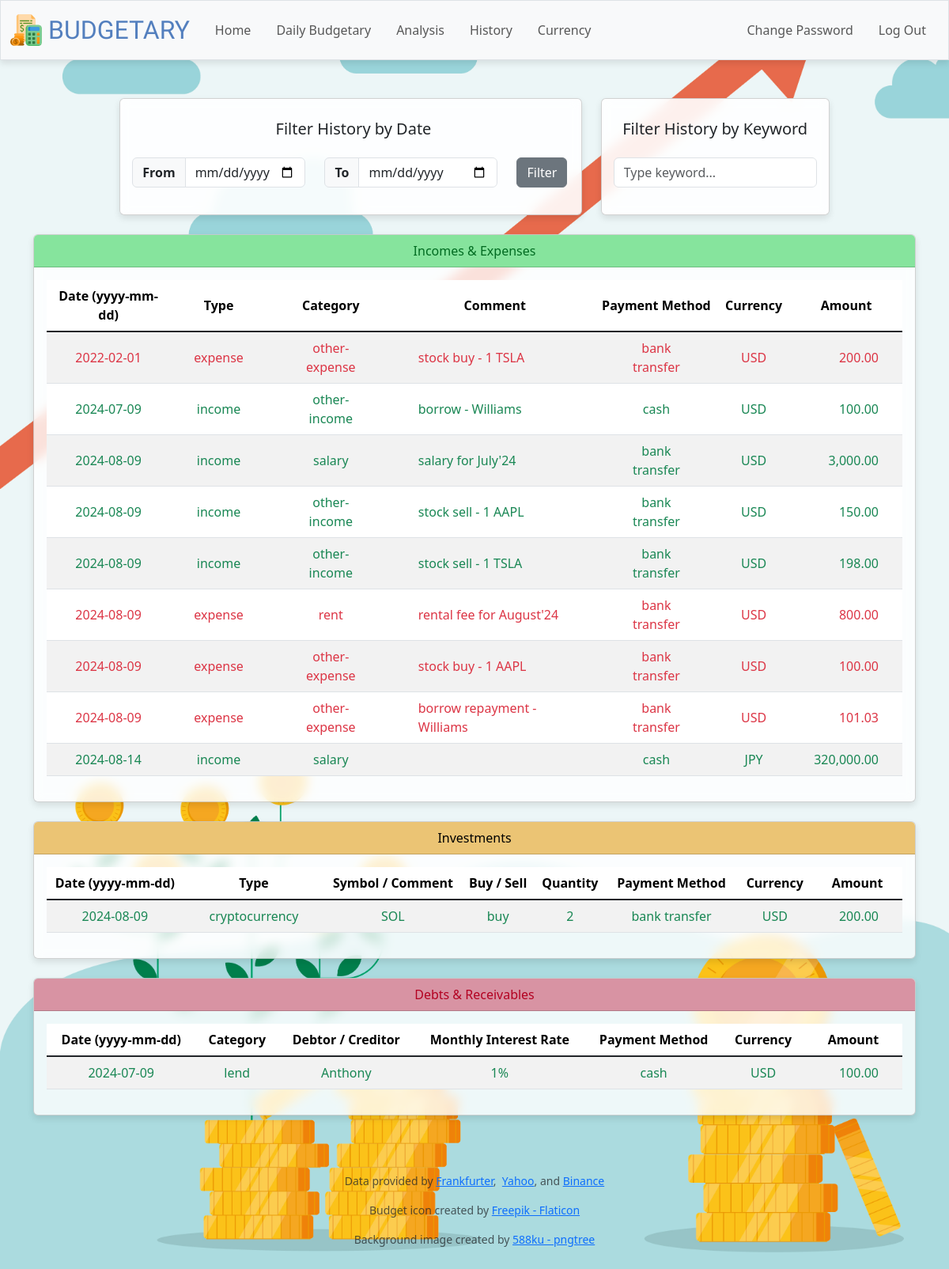
Page /history (signed in) on the committed database.
### tables this page shows
CREATE TABLE transactions (
id INTEGER PRIMARY KEY AUTOINCREMENT NOT NULL,
user_id INTEGER NOT NULL,
payment_method TEXT NOT NULL,
currency TEXT NOT NULL,
amount NUMERIC NOT NULL,
amount_in_usd NUMERIC NOT NULL,
logged_date DATETIME DEFAULT CURRENT_TIMESTAMP,
transaction_date DATETIME NOT NULL,
FOREIGN KEY (user_id) REFERENCES users(id)
);

CREATE TABLE income (
id INTEGER PRIMARY KEY AUTOINCREMENT NOT NULL,
user_id INTEGER NOT NULL,
transaction_id INTEGER NOT NULL,
income_type TEXT NOT NULL,
comment TEXT,
FOREIGN KEY (user_id) REFERENCES users(id),
FOREIGN KEY (transaction_id) REFERENCES transactions(id)
);

CREATE TABLE investment (
id INTEGER PRIMARY KEY AUTOINCREMENT NOT NULL,
user_id INTEGER NOT NULL,
transaction_id INTEGER NOT NULL,
investment_type TEXT NOT NULL,
comment TEXT,
symbol TEXT,
buy_or_sell TEXT NOT NULL,
quantity NUMERIC NOT NULL,
FOREIGN KEY (user_id) REFERENCES users(id),
FOREIGN KEY (transaction_id) REFERENCES transactions(id)
);

CREATE TABLE debt (
id INTEGER PRIMARY KEY AUTOINCREMENT NOT NULL,
user_id INTEGER NOT NULL,
transaction_id INTEGER NOT NULL,
debtor_or_creditor TEXT NOT NULL,
debt_category TEXT NOT NULL,
interest_rate NUMERIC,
FOREIGN KEY (user_id) REFERENCES users(id),
FOREIGN KEY (transaction_id) REFERENCES transactions(id)
);

### app.py (the view, shortened to what this page needs)
@app.route("/history", methods=["GET", "POST"])
@login_required
def history():
    user_id = session.get("user_id")
    income_spending_query = """
        SELECT
            transactions.transaction_date AS date,
            'income' AS type,
            income.income_type AS category,
            income.comment AS comment,
            transactions.payment_method AS payment_method,
            transactions.currency AS currency,
            transactions.amount AS amount
        FROM
            income JOIN transactions ON income.transaction_id = transactions.id
        {income_where_clause}
        UNION ALL
        SELECT
            transactions.transaction_date AS date,
            'expense' AS type,
            spending.spending_type AS category,
            spending.comment AS comment,
            transactions.payment_method AS payment_method,
            transactions.currency AS currency,
            transactions.amount AS amount
        FROM
            spending JOIN transactions ON spending.transaction_id = transactions.id
        {spending_where_clause}
        ORDER BY transactions.transaction_date
        """
    investment_query = """
        SELECT
            transactions.transaction_date AS date,
            investment.investment_type AS type,
        CASE
            WHEN investment.investment_type IN ('other-investment', 'real-estate') THEN investment.comment
            ELSE investment.symbol
        END AS symbol_comment,
            investment.buy_or_sell AS buy_sell,
            investment.quantity,
            transactions.payment_method,
            transactions.currency,
            transactions.amount
        FROM
            investment JOIN transactions ON investment.transaction_id = transactions.id
        {investment_where_clause}
        ORDER BY transactions.transaction_date
        """
    debt_query = """
        SELECT
            transactions.transaction_date AS date,
            debt.debt_category AS category,
            debt.debtor_or_creditor,
            debt.interest_rate,
            transactions.payment_method,
            transactions.currency,
            transactions.amount
        FROM
            debt JOIN transactions ON debt.transaction_id = transactions.id
        {debt_where_clause}
        ORDER BY debt.debtor_or_creditor, transactions.transaction_date
        """
    income_where_clause = "WHERE income.user_id = ?"
    spending_where_clause = "WHERE spending.user_id = ?"
    investment_where_clause = "WHERE investment.user_id = ?"
    debt_where_clause = "WHERE debt.user_id = ?"
    if request.method == "GET":
        income_spending_query = income_spending_query.format(income_where_clause=income_where_clause, spending_where_clause=spending_where_clause)
        income_spending_rows = db.execute(
            income_spending_query, user_id, user_id
        )
        investment_query = investment_query.format(investment_where_clause=investment_where_clause)
        investment_rows = db.execute(
            investment_query, user_id
        )
        debt_query = debt_query.format(debt_where_clause=debt_where_clause)
        debt_rows = db.execute(
            debt_query, user_id
        )
        for row in debt_rows:
                if row['category'] == 'repay':
                    if repay_check(row['debtor_or_creditor'])[0]['debt_category'] == 'lend':
                        row['category'] = 'lrepay'
                    elif repay_check(row['debtor_or_creditor'])[0]['debt_category'] == 'borrow':
                        row['category'] = 'brepay'
        return render_template("history.html", income_spending_rows=income_spending_rows, investment_rows=investment_rows, \
            debt_rows=debt_rows, currency=currency)

### templates/history.html (shortened to what this page needs)
{% extends "layout.html" %}
{% block main %}
<div class="d-flex justify-content-center row">
    <div class="card card-custom-history history-date-filter-flex-container mb-4 me-4 col-md-7">
        <div class="h5 text-center py-3">
            Filter History by Date
        </div>
        <form class="d-flex row justify-content-center" action="/history" method="post">
            <div class="col-md-5 mb-4">
                <div class="input-group">
                    <span class="input-group-text fw-bold">From</span>
                    <input class="form-control" name="start_date" id="start_date" placeholder="Select start date" value="{{ start_date }}" type="date">
                </div>
            </div>
            <div class="col-md-5 mb-4">
                <div class="input-group">
                    <span class="input-group-text fw-bold">To</span>
                    <input class="form-control" name="end_date" id="end_date" placeholder="Select end date" value="{{ end_date }}" type="date">
                </div>
            </div>
            <div class="col-md-2 mb-4 text-start">
                <button class="btn btn-secondary" type="submit">Filter</button>
            </div>
        </form>
    </div>
    <div class="card card-custom-history history-keyword-filter-flex-container mb-4 col-md-5">
        <div class="h5 text-center py-3">
            Filter History by Keyword
        </div>
        <div class="col-md-12 mb-4">
            <input id="searchKeyword" type="text" class="form-control" placeholder="Type keyword...">
        </div>
    </div>
</div>
{% if income_spending_rows %}
<div class="card card-custom mb-4 col-md-12">
    <div class="card-header text-bg-success">Incomes & Expenses</div>
    <div class="card-body table-responsive">
        <table class="table custom-table-history table-striped table-hover">
            <thead>
                <tr class="fw-bold">
                <th scope="col">Date (yyyy-mm-dd)</th>
                <th scope="col">Type</th>
                <th scope="col">Category</th>
                <th scope="col">Comment</th>
                <th scope="col">Payment Method</th>
                <th scope="col">Currency</th>
                <th scope="col">Amount</th>
                </tr>
            </thead>
            <tbody class="table-group-divider">
                {% for row in income_spending_rows %}
                <tr class="
                    {% if row['type'] == 'income' %}
                        text-success
                    {% elif row['type'] == 'expense' %}
                        text-danger
                    {% endif %}">
                    <td scope="row">{{ row['date'] }}</td>
                    <td>{{ row['type'] }}</td>
                    <td>
                        {% if row['category'] == 'other-spending' %}
                            other-expense
                        {% else %}
                            {{ row['category'] }}
                        {% endif %}
                    </td>
                    <td class="text-start">{{ row['comment'] }}</td>
                    <td>
                        {% if row['payment_method'] == 'banking' %}
                            bank transfer
                        {% else %}
                            cash
                        {% endif %}
                    </td>
                    <td>{{ row['currency'] | upper }}</td>
                    <td class="text-end">{{ row['amount'] | currency }}</td>
                </tr>
                {% endfor %}
            </tbody>
        </table>
    </div>
</div>
{% endif %}
{% if investment_rows %}
<div class="card card-custom mb-4 col-md-12">
    <div class="card-header text-bg-warning">Investments</div>
    <div class="card-body table-responsive">
        <table class="table custom-table-history table-striped table-hover">
            <thead>
                <tr class="fw-bold">
                <th scope="col">Date (yyyy-mm-dd)</th>
                <th scope="col">Type</th>
                <th scope="col">Symbol / Comment</th>
                <th scope="col">Buy / Sell</th>
                <th scope="col">Quantity</th>
                <th scope="col">Payment Method</th>
                <th scope="col">Currency</th>
                <th scope="col">Amount</th>
                </tr>
            </thead>
            <tbody class="table-group-divider">
                {% for row in investment_rows %}
                <tr class="
                {% if row['buy_sell'] == 'buy' %}
                    text-success
                {% elif row['buy_sell'] == 'sell' %}
                    text-danger
                {% endif %}">
                    <td scope="row">{{ row['date'] }}</td>
                    <td>{{ row['type'] }}</td>
                    <td>{{ row['symbol_comment'] }}</td>
                    <td>{{ row['buy_sell'] }}</td>
                    <td>{{ row['quantity'] }}</td>
                    <td>
                        {% if row['payment_method'] == 'banking' %}
                            bank transfer
                        {% else %}
                            cash
                        {% endif %}
                    </td>
                    <td>{{ row['currency'] | upper }}</td>
                    <td class="text-end">{{ row['amount'] | currency }}</td>
                </tr>
                {% endfor %}
            </tbody>
        </table>
    </div>
</div>
{% endif %}
{% if debt_rows %}
<div class="card card-custom mb-4 col-md-12">
    <div class="card-header text-bg-danger">Debts & Receivables</div>
    <div class="card-body table-responsive">
        <table class="table custom-table-history table-striped table-hover">
            <thead>
                <tr class="fw-bold">
                <th scope="col">Date (yyyy-mm-dd)</th>
                <th scope="col">Category</th>
                <th scope="col">Debtor / Creditor</th>
                <th scope="col">Monthly Interest Rate</th>
                <th scope="col">Payment Method</th>
                <th scope="col">Currency</th>
                <th scope="col">Amount</th>
                </tr>
            </thead>
            <tbody class="table-group-divider">
                {% for row in debt_rows %}
                <tr class="
                {% if row['category'] == 'borrow' or row['category'] == 'brepay' %}
                    text-danger
                {% elif row['category'] == 'lend' or row['category'] == 'lrepay' %}
                    text-success
                {% endif %}">
                    <td scope="row">{{ row['date'] }}</td>
                    <td>
                        {% if row['category'] == 'brepay' or row['category'] == 'lrepay' %}
                            repayment
                        {% else %}
                            {{ row['category'] }}
                        {% endif %}
                    </td>
                    <td>{{ row['debtor_or_creditor'] }}</td>
                    <td>
                        {% if row['interest_rate'] == None %}
                            -
                        {% else %}
                            {{ row['interest_rate'] }}%
                        {% endif %}
                    </td>
                    <td>
                        {% if row['payment_method'] == 'banking' %}
                            bank transfer
                        {% else %}
                            cash
                        {% endif %}
                    </td>
                    <td>{{ row['currency'] | upper }}</td>
                    <td class="text-end">{{ row['amount'] | currency }}</td>
                </tr>
                {% endfor %}
            </tbody>
        </table>
    </div>
</div>
{% endif %}
{% endblock %}

### templates/layout.html (shortened to what this page needs)
<!DOCTYPE html>
<html lang="en">
    <head>
        <link href="https://cdn.jsdelivr.net/npm/bootstrap@5.3.3/dist/css/bootstrap.min.css" rel="stylesheet">
        <link rel="stylesheet" href="https://cdnjs.cloudflare.com/ajax/libs/bootstrap-icons/1.8.1/font/bootstrap-icons.min.css">
        <link href="/static/styles.css" rel="stylesheet">
    </head>
    <body>
        <nav class="bg-light border navbar navbar-expand-md navbar-light">
            <div class="container-fluid">
                <a href="/" class="navbar-brand">
                    <span class="d-flex align-items-center" style="height: 40px;">
                        <img src="static/budgetary.png" alt="budgetary-logo" style="height: 40px; width: auto;">
                    </span>
                    <span class="ga-maamli-regular blue">
                        &nbsp;BUDGETARY
                    </span>
                </a>
                <div class="collapse navbar-collapse" id="navbar">
                    {% if session["user_id"] %}
                        <ul class="navbar-nav me-auto">
                            <li class="nav-item px-2"><a class="nav-link" href="/">Home</a></li>
                            <li class="nav-item px-2"><a class="nav-link" href="/budgetary">Daily Budgetary</a></li>
                            <li class="nav-item px-2"><a class="nav-link" href="/analysis">Analysis</a></li>
                            <li class="nav-item px-2"><a class="nav-link" href="/history">History</a></li>
                            <li class="nav-item px-2"><a class="nav-link" href="/currency">Currency</a></li>
                        </ul>
                        <ul class="navbar-nav ms-auto">
                            <li class="nav-item px-2"><a class="nav-link" href="/change-password">Change Password</a></li>
                            <li class="nav-item px-2"><a class="nav-link" href="/logout">Log Out</a></li>
                        </ul>
                    {% else %}
                        <ul class="navbar-nav ms-auto">
                            <li class="nav-item px-2"><a class="nav-link" href="/register">Register</a></li>
                            <li class="nav-item px-2"><a class="nav-link" href="/login">Log In</a></li>
                        </ul>
                    {% endif %}
                </div>
            </div>
        </nav>
        <main class="container py-5 text-center">
            {% block main %}{% endblock %}
        </main>
        <footer class="mb-5">
            <p class="mb-3 small text-center text-muted">
                Data provided by
                <a href="https://www.frankfurter.app/">Frankfurter</a>,&nbsp;
                <a href="https://finance.yahoo.com/">Yahoo</a>, and
                <a href="https://www.binance.com/">Binance</a>
            </p>
            <p class="mb-3 small text-center text-muted">
                Budget icon created by <a href="https://www.flaticon.com/free-icons/budget" title="budget icons">Freepik - Flaticon</a>
            </p>
            <p class="small text-center text-muted">
                Background image created by <a href="https://th.pngtree.com/freebackground/cartoon-internet-business-finance-poster-background_1071853.html?sol=downref&id=bef" title="budget icons">588ku - pngtree</a>
            </p>
        </footer>
    </body>
</html>

### rows in the picture
transactions: date "2022-02-01", type "expense", shows "other-expense", comment "stock buy - 1 TSLA", payment_method "bank transfer", currency "USD", amount "200.00"
income: date "2024-07-09", type "income", category "other-income", comment "borrow - Williams", shows "cash", currency "USD", amount "100.00"
income: date "2024-08-09", type "income", category "salary", comment "salary for July'24", shows "bank transfer", currency "USD", amount "3,000.00"
income: date "2024-08-09", type "income", category "other-income", comment "stock sell - 1 AAPL", shows "bank transfer", currency "USD", amount "150.00"
income: date "2024-08-09", type "income", category "other-income", comment "stock sell - 1 TSLA", shows "bank transfer", currency "USD", amount "198.00"
transactions: date "2024-08-09", type "expense", category "rent", comment "rental fee for August'24", payment_method "bank transfer", currency "USD", amount "800.00"
transactions: date "2024-08-09", type "expense", shows "other-expense", comment "stock buy - 1 AAPL", payment_method "bank transfer", currency "USD", amount "100.00"
transactions: date "2024-08-09", type "expense", shows "other-expense", comment "borrow repayment - Williams", payment_method "bank transfer", currency "USD", amount "101.03"
income: date "2024-08-14", type "income", category "salary", shows "cash", currency "JPY", amount "320,000.00"
investment: date "2024-08-09", type "cryptocurrency", symbol_comment "SOL", buy_sell "buy", quantity "2", currency "USD", amount "200.00"
debt: date "2024-07-09", category "lend", debtor_or_creditor "Anthony", interest_rate "1", currency "USD", amount "100.00"
